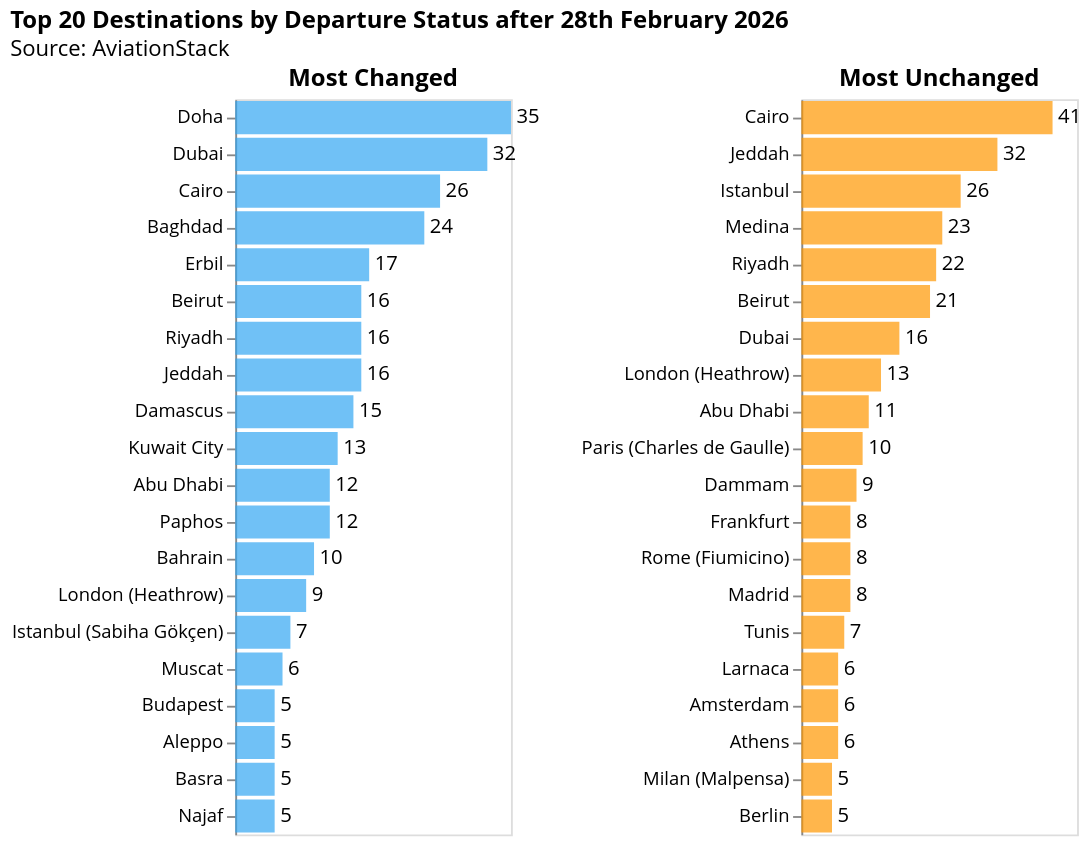

Notebook source saved alongside this figure:
### Code cell
import altair as alt

airport_codes = sorted(departures_top10["iata_dep"].unique())

dropdown = alt.binding_select(options=airport_codes, name="Departure Airport ")
selection = alt.selection_point(fields=["iata_dep"], bind=dropdown, value=airport_codes[0])

colors = {"Most Changed": "#34A7F2", "Most Unchanged": "#FF9800"}

subplots = []
for category, color in colors.items():
    subset = departures_top10[departures_top10["category"] == category]

    chart = (
        alt.Chart(subset)
        .mark_bar(color=color, opacity=0.7)
        .encode(
            y=alt.Y("airportcity:N", sort="-x", title=None),
            x=alt.X("count:Q", title=None, axis=None),
            tooltip=[
                alt.Tooltip("airportcity:N", title="Destination"),
                alt.Tooltip("count:Q", title="Flights"),
            ],
        )
        .properties(width=150, height=400, title=category)
        .add_params(selection)
        .transform_filter(selection)
    )

    text = chart.mark_text(align="left", dx=3, fontSize=11, font="Open Sans").encode(
        text="count:Q"
    )

    subplots.append(chart + text)

final = (
    alt.hconcat(subplots[0], subplots[1])
    .properties(
        title=alt.Title(
            "Top 20 Destinations by Departure Status after 28th February 2026",
            subtitle="Source: AviationStack",
        )
    )
    .configure_title(font="Open Sans", subtitleFont="Open Sans")
    .configure_axis(labelFont="Open Sans", titleFont="Open Sans")
    .configure_legend(labelFont="Open Sans", titleFont="Open Sans")
    .configure_text(font="Open Sans")
)

final

### Figure 1 — Vega-Lite specification as saved in the notebook (floating-point values rounded to 4 significant figures; data arrays with more than 128 entries replaced by an {"elided": "..."} marker saying what was removed)
{"config": {"view": {"continuousWidth": 300, "continuousHeight": 300}, "axis": {"labelFont": "Open Sans", "titleFont": "Open Sans"}, "legend": {"labelFont": "Open Sans", "titleFont": "Open Sans"}, "text": {"font": "Open Sans"}, "title": {"font": "Open Sans", "subtitleFont": "Open Sans"}}, "hconcat": [{"layer": [{"mark": {"type": "bar", "color": "#34A7F2", "opacity": 0.7}, "encoding": {"tooltip": [{"field": "airportcity", "title": "Destination", "type": "nominal"}, {"field": "count", "title": "Flights", "type": "quantitative"}], "x": {"axis": null, "field": "count", "title": null, "type": "quantitative"}, "y": {"field": "airportcity", "sort": "-x", "title": null, "type": "nominal"}}, "name": "view_43", "title": "Most Changed", "transform": [{"filter": {"param": "param_18"}}]}, {"mark": {"type": "text", "align": "left", "dx": 3, "font": "Open Sans", "fontSize": 11}, "encoding": {"text": {"field": "count", "type": "quantitative"}, "tooltip": [{"field": "airportcity", "title": "Destination", "type": "nominal"}, {"field": "count", "title": "Flights", "type": "quantitative"}], "x": {"axis": null, "field": "count", "title": null, "type": "quantitative"}, "y": {"field": "airportcity", "sort": "-x", "title": null, "type": "nominal"}}, "title": "Most Changed", "transform": [{"filter": {"param": "param_18"}}]}], "data": {"name": "data-bb53de9c3a8390809038fc0cbf743657"}, "height": 400, "width": 150}, {"layer": [{"mark": {"type": "bar", "color": "#FF9800", "opacity": 0.7}, "encoding": {"tooltip": [{"field": "airportcity", "title": "Destination", "type": "nominal"}, {"field": "count", "title": "Flights", "type": "quantitative"}], "x": {"axis": null, "field": "count", "title": null, "type": "quantitative"}, "y": {"field": "airportcity", "sort": "-x", "title": null, "type": "nominal"}}, "name": "view_44", "title": "Most Unchanged", "transform": [{"filter": {"param": "param_18"}}]}, {"mark": {"type": "text", "align": "left", "dx": 3, "font": "Open Sans", "fontSize": 11}, "encoding": {"text": {"field": "count", "type": "quantitative"}, "tooltip": [{"field": "airportcity", "title": "Destination", "type": "nominal"}, {"field": "count", "title": "Flights", "type": "quantitative"}], "x": {"axis": null, "field": "count", "title": null, "type": "quantitative"}, "y": {"field": "airportcity", "sort": "-x", "title": null, "type": "nominal"}}, "title": "Most Unchanged", "transform": [{"filter": {"param": "param_18"}}]}], "data": {"name": "data-401c1cbf924f69adf0e11ad87e3dc51a"}, "height": 400, "width": 150}], "params": [{"name": "param_18", "select": {"type": "point", "fields": ["iata_dep"]}, "bind": {"input": "select", "options": ["AMM", "AUH", "CAI", "CMN", "DOH", "DXB", "JED", "RUH"], "name": "Departure Airport "}, "value": "AMM", "views": ["view_43", "view_44"]}], "title": {"text": "Top 20 Destinations by Departure Status after 28th February 2026", "subtitle": "Source: AviationStack"}, "$schema": "https://vega.github.io/schema/vega-lite/v5.20.1.json", "datasets": {"data-bb53de9c3a8390809038fc0cbf743657": {"elided": "151 records"}, "data-401c1cbf924f69adf0e11ad87e3dc51a": {"elided": "160 records"}}}
